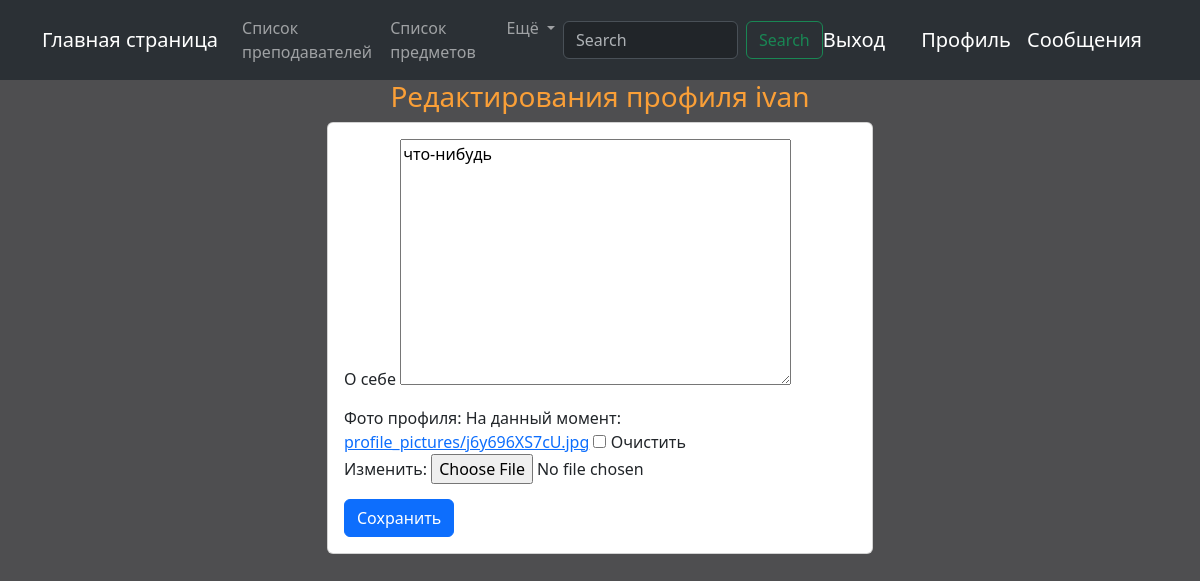
/profile_edit/ (signed in), run on an earlier commit of the app's database.
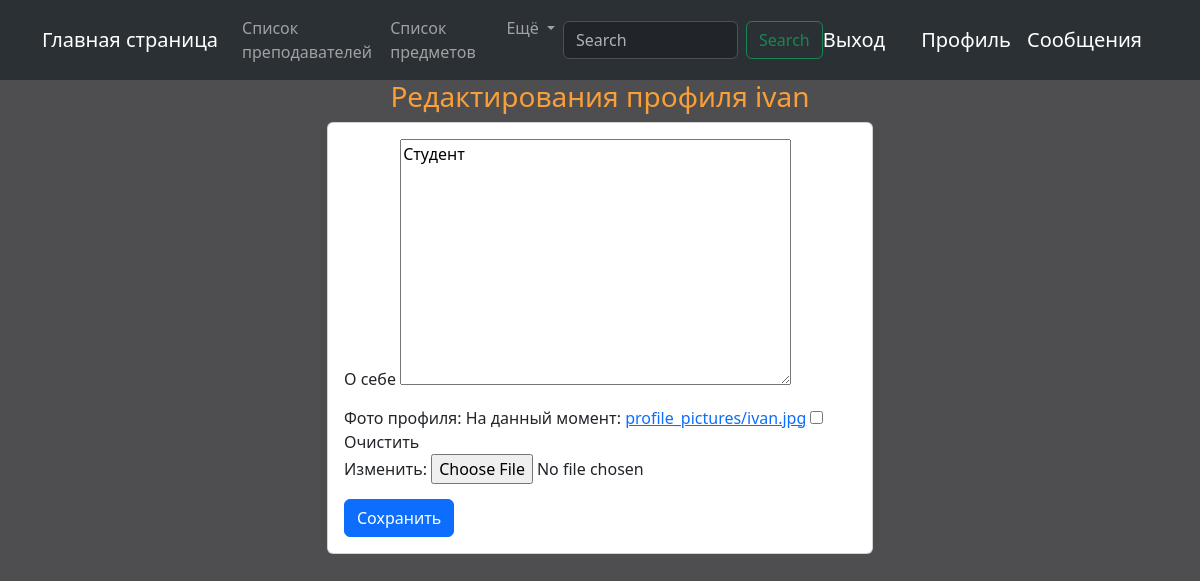
And on a later commit of the database.
### registration/models.py (models this page shows, shortened)
class Profile(models.Model):
    user = models.OneToOneField(User, on_delete=models.CASCADE)
    bio = models.TextField('О себе', blank=True)
    profile_picture = models.ImageField('Фото профиля', upload_to='profile_pictures/', blank=True)
    class Meta:
        verbose_name = 'Профиль'
        verbose_name_plural = 'Профили'

### registration/views.py (the view, shortened to what this page needs)
# urls.py: path('profile_edit/', ProfileEdit.as_view(), name='profile_edit'),
class ProfileEdit(UpdateView):
    model = models.Profile
    form_class = ProfileForm
    template_name = 'registration/profile_edit.html'
    def get_object(self, queryset=None):
        return self.request.user.profile

### registration/forms.py
class ProfileForm(forms.ModelForm):
    class Meta:
        model = Profile
        fields = ['bio', 'profile_picture']

### registration/templates/registration/profile_edit.html (shortened to what this page needs)
{% extends 'core/base.html' %}
{% block content %}
    {% if user.is_authenticated %}
        <h3 align="center">Редактирования профиля {{ user.username }}</h3>
        <div class="container">
        <div class="row justify-content-center">
            <div class="col-md-6">
                <div class="card">
                    <div class="card-body">
                        <form method="post" enctype="multipart/form-data">
                            <div class="form-group" align="left">
                                {{ form.bio.label }}
                                {{ form.bio }}
                            </div>
                            <div class="form-group" align="left">
                                {{ form.profile_picture.label_tag }}
                                {{ form.profile_picture }}
                            </div>
                            <button type="submit" class="btn btn-primary">Сохранить</button>
                        </form>
                    </div>
                </div>
            </div>
        </div>
    </div>
    {% endif %}
{% endblock %}

What changed in the data, as far as the page shows it:
removed Profile: bio "что-нибудь"
now on this page (row edited): Profile: bio "Студент"
Also different on the page:
text no longer shown: "На данный момент: profile_pictures/j6y696XS7cU.jpg Очистить Изменить:"
text now shown: "На данный момент: profile_pictures/ivan.jpg Очистить Изменить:"
